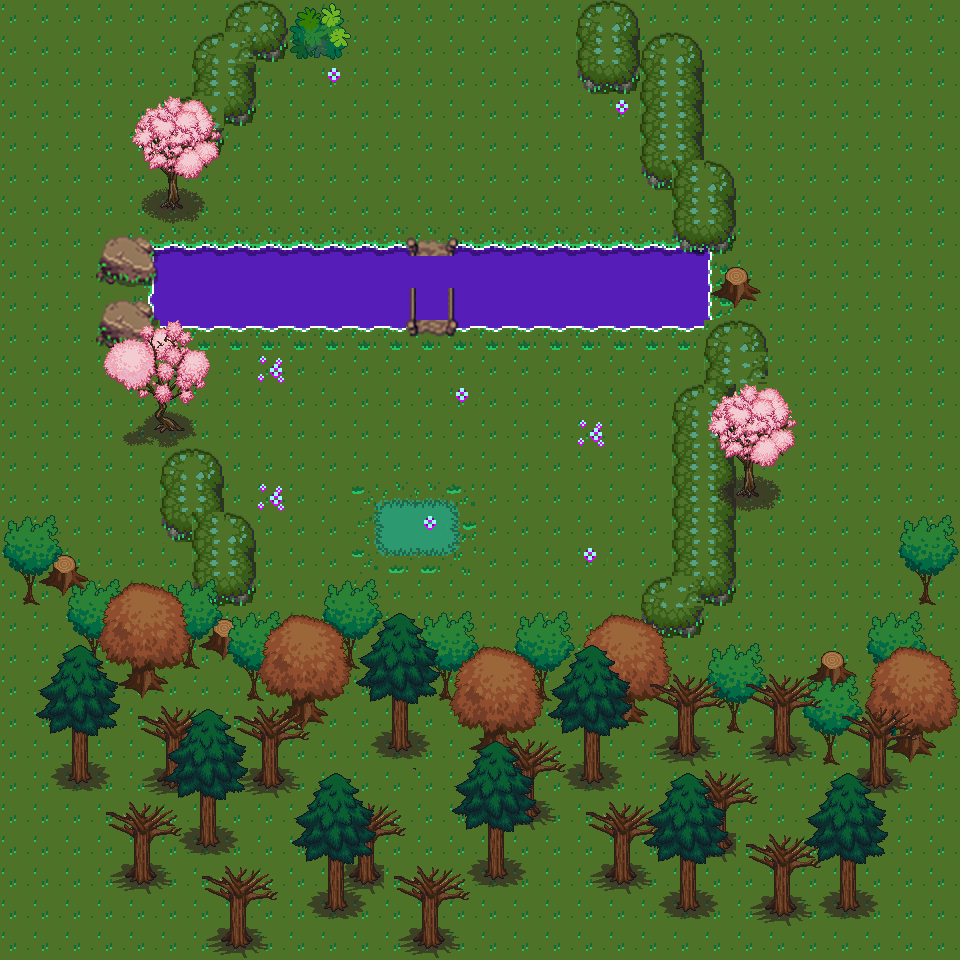

Tiled map render using the project's own tile images. Description and the map definition, with tile-layer contents summarised, below:
An orthogonal 30x30 tile map with 32x32 px tiles, 11 tile layers (Background, Bushes, Rocks, Trees Layer 5, ...), 2 tilesets and 9 objects.

<map version="1.0" tiledversion="1.0.3" orientation="orthogonal" renderorder="right-down" width="30" height="30" tilewidth="32" tileheight="32" nextobjectid="10">
 <tileset firstgid="1" source="tiles.tsx" />
 <tileset firstgid="1441" source="TreesTiles.tsx" />
 <layer name="Background" width="30" height="30">
  <data>[900 cells, 900 non-empty, 5 distinct tile ids]</data>
 </layer>
 <layer name="Bushes" width="30" height="30">
  <data>[900 cells, 74 non-empty, 21 distinct tile ids]</data>
 </layer>
 <layer name="Rocks" width="30" height="30">
  <data>[900 cells, 8 non-empty, 4 distinct tile ids]</data>
 </layer>
 <layer name="Trees Layer 5" width="30" height="30">
  <data>[900 cells, 16 non-empty, 4 distinct tile ids]</data>
 </layer>
 <layer name="Trees Layer 4" width="30" height="30">
  <data>[900 cells, 66 non-empty, 6 distinct tile ids]</data>
 </layer>
 <layer name="Trees Layer 3" width="30" height="30">
  <data>[900 cells, 60 non-empty, 12 distinct tile ids]</data>
 </layer>
 <layer name="Trees Layer 2" width="30" height="30">
  <data>[900 cells, 116 non-empty, 9 distinct tile ids]</data>
 </layer>
 <layer name="Trees" width="30" height="30">
  <data>[900 cells, 161 non-empty, 43 distinct tile ids]</data>
 </layer>
 <layer name="Flowers" width="30" height="30">
  <data>[900 cells, 8 non-empty, 2 distinct tile ids]</data>
 </layer>
 <layer name="Water" width="30" height="30">
  <data>[900 cells, 30 non-empty, 1 distinct tile ids]</data>
 </layer>
 <layer name="Bridge" width="30" height="30">
  <data>[900 cells, 22 non-empty, 14 distinct tile ids]</data>
 </layer>
 <objectgroup name="Collisions">
  <object id="1" x="641.333" y="633.333">
   <polyline points="0,0 -65.3333,18.6667 -117.333,8 -152,40 -186.667,10.6667 -249.333,1.33333 -305.333,-28 -332,9.33333 -418.667,-5.33333 -396,-57.3333 -398.667,-106.667 -413.333,-122.667 -432,-125.333 -430.667,-178.667 -466.667,-201.333 -477.333,-248 -502.667,-302.667 -482.667,-310.667 -232,-306" />
  </object>
  <object id="2" x="140" y="298.667">
   <polyline points="0,0 20,-46.6667 269.333,-45.3333" />
  </object>
  <object id="3" x="456" y="304">
   <polyline points="0,22 250.667,20.6667 253.333,73.3333 222.667,98.6667 224,142.667 222.667,281.333 192,293.333 190.667,316" />
  </object>
  <object id="4" x="456" y="253.333">
   <polyline points="0,0 241.333,1.33333 220,-37.3333 220,-80 189.333,-80 188,-184 128,-181.333 126.667,-254.667" />
  </object>
  <object id="5" x="348" y="2.66667">
   <polyline points="0,0 -24,34.6667 -93.3333,37.3333 -93.3333,114.667 -132,114.667 -160,144 -164,206.667 -193.333,253.333" />
  </object>
  <object id="6" x="453.333" y="302.667">
   <polyline points="1.33333,23.3333 -47.3334,24" />
  </object>
  <object id="7" x="457.333" y="250.667">
   <polyline points="0,0 -56,2.66667" />
  </object>
  <object id="8" x="138.667" y="294.667">
   <polyline points="0,0 6.66663,35.3333" />
  </object>
  <object id="9" x="706.667" y="305.333">
   <polyline points="0,16 -9.33333,-53.3333" />
  </object>
 </objectgroup>
</map>
